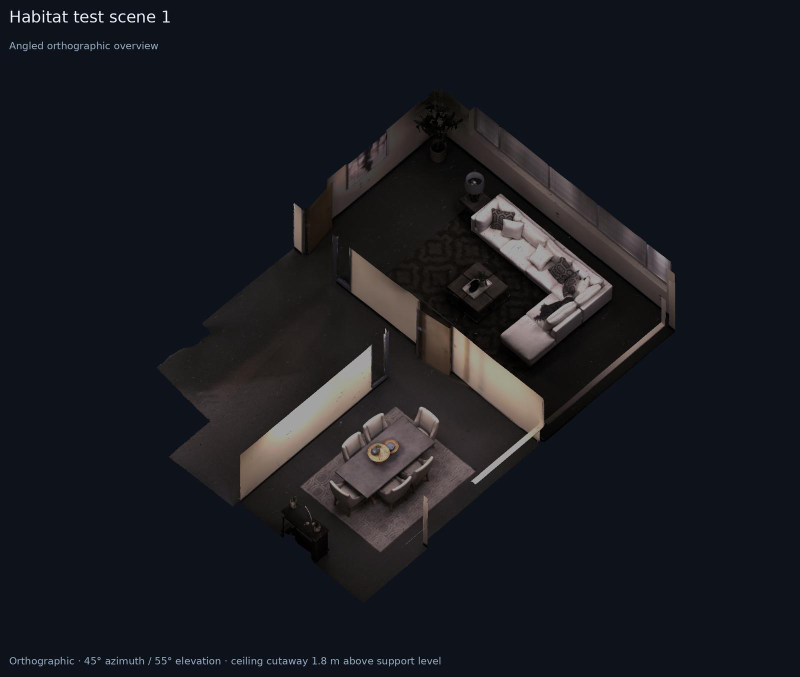
#> input picture dimos/evals/suites/habitat/test/habitat_test_scene_1.jpg, 1600 x 1354 px (shown at 1/2 size)
$ python -i utils.py   (imports and definitions only)   (older library calls are emulated)
#> lines starting #> are read from the running program, lines starting #| are printed output that depends on the picture
#> further down, picture is the input picture: shape (1354, 1600, 3); mean B, G, R 32.9, 26.9, 25.4
# Copyright 2025-2026 Dimensional Inc.
#
# Licensed under the Apache License, Version 2.0 (the "License");
# you may not use this file except in compliance with the License.
# You may obtain a copy of the License at
#
#     http://www.apache.org/licenses/LICENSE-2.0
#
# Unless required by applicable law or agreed to in writing, software
# distributed under the License is distributed on an "AS IS" BASIS,
# WITHOUT WARRANTIES OR CONDITIONS OF ANY KIND, either express or implied.
# See the License for the specific language governing permissions and
# limitations under the License.

import numpy as np
import cv2
import torch


class SimpleTracker:
    # [34 lines left out: functions __init__, update, not called in this run]

    def get_total_counts(self):
        """Returns the total count of each tracking ID seen over time, limited to history size."""
        return self.total_counts


# [50 lines left out: function extract_masks_bboxes_probs_names, not called in this run]


def compute_texture_map(frame, blur_size=3):
    """
    Compute texture map using gradient statistics.
    Returns high values for textured regions and low values for smooth regions.

    Parameters:
    frame: BGR image
    blur_size: Size of Gaussian blur kernel for pre-processing

    Returns:
    numpy array: Texture map with values normalized to [0,1]
    """
#> called with blur_size = 3
    # Convert to grayscale
    if len(frame.shape) == 3:
        gray = cv2.cvtColor(frame, cv2.COLOR_BGR2GRAY)
    else:
        gray = frame

    # Pre-process with slight blur to reduce noise
    if blur_size > 0:
        gray = cv2.GaussianBlur(gray, (blur_size, blur_size), 0)

    # Compute gradients in x and y directions
    grad_x = cv2.Sobel(gray, cv2.CV_32F, 1, 0, ksize=3)
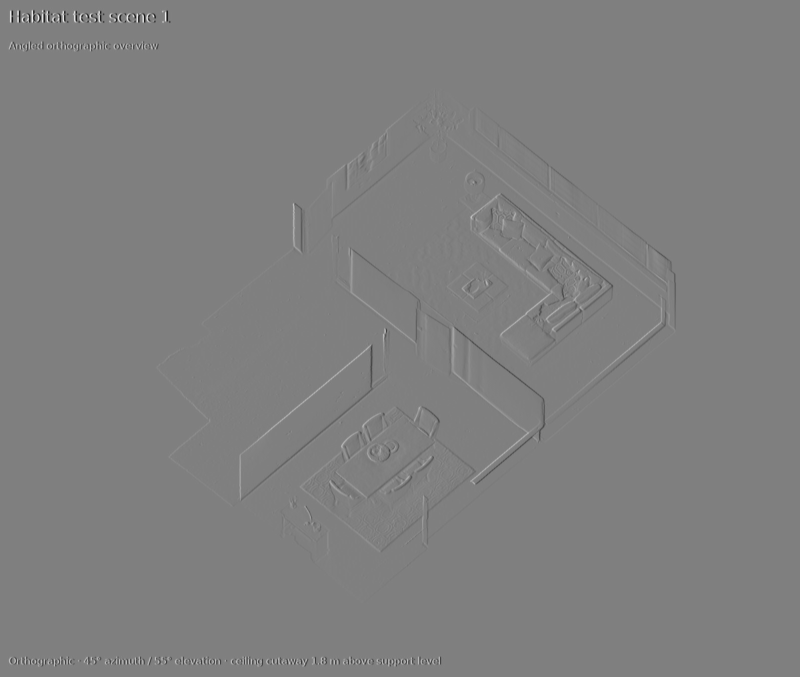
#> grad_x: shape (1354, 1600) float32 (shown at 1/2 size); min -724, max 721, mean 0; drawn with min black and max white
    grad_y = cv2.Sobel(gray, cv2.CV_32F, 0, 1, ksize=3)

    # Compute gradient magnitude and direction
    magnitude = np.sqrt(grad_x**2 + grad_y**2)
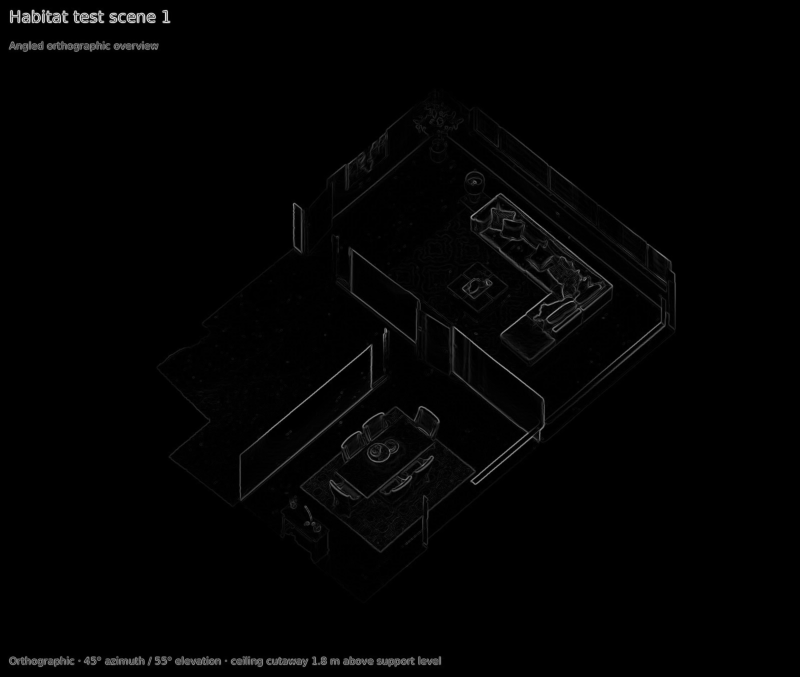
#> magnitude: shape (1354, 1600) float32 (shown at 1/2 size); min 0, max 724, mean 8.3; drawn with min black and max white

    # Compute local standard deviation of gradient magnitude
    texture_map = cv2.GaussianBlur(magnitude, (15, 15), 0)
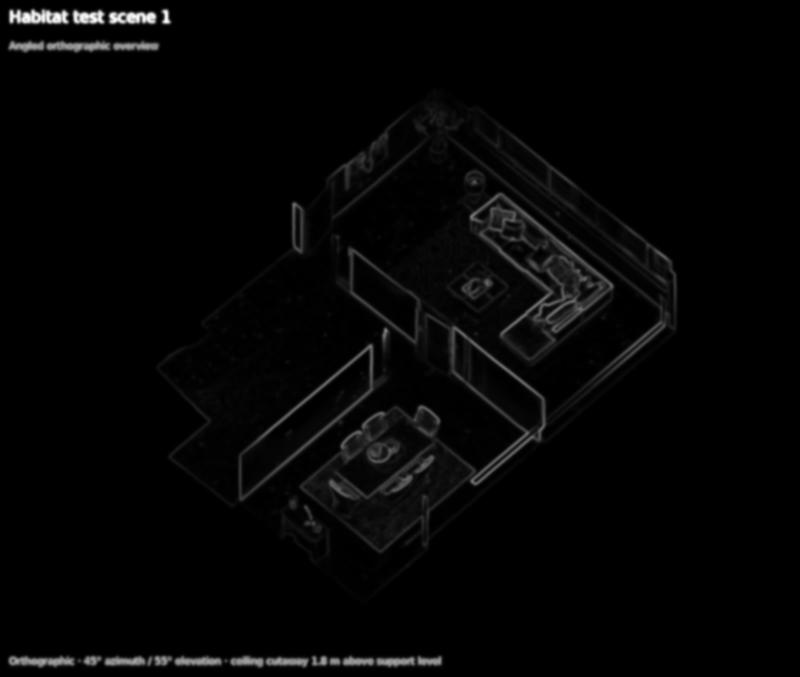
#> texture_map: shape (1354, 1600) float32 (shown at 1/2 size); min 0, max 411.8, mean 8.3; drawn with min black and max white

    # Normalize to [0,1]
    texture_map = (texture_map - texture_map.min()) / (texture_map.max() - texture_map.min() + 1e-8)

    return texture_map


# [171 lines left out: functions filter_segmentation_results, plot_results, crop_images_from_bboxes, not called in this run]

>>> import cv2
>>> picture = cv2.imread('../../evals/suites/habitat/test/habitat_test_scene_1.jpg')
>>> result = compute_texture_map(picture)
